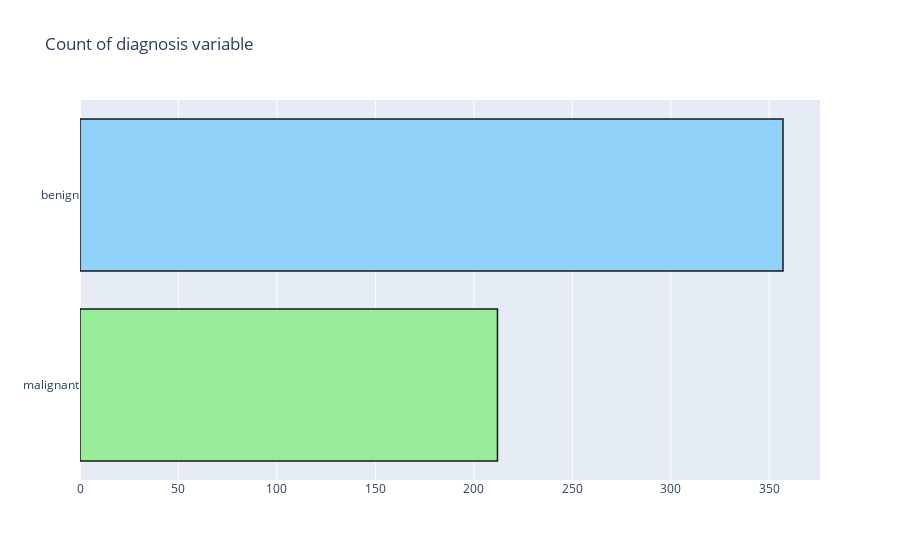

Write notebook code for a chart like this one.
### Code cell
trace = go.Bar(x = (len(M), len(B)), y = ['malignant', 'benign'], orientation = 'h', opacity = 0.9, marker=dict(
        color=[ 'lightgreen', 'lightskyblue'],
        line=dict(color='#000000',width=1.5)))

layout = dict(title =  'Count of diagnosis variable')
                    
fig = dict(data = [trace], layout=layout)
py.iplot(fig)

### Figure 1 — Plotly figure (JSON) as saved in the notebook; plotly's stock layout.template omitted (floating-point values rounded to 4 significant figures)
{"data": [{"marker": {"color": ["lightgreen", "lightskyblue"], "line": {"color": "#000000", "width": 1.5}}, "opacity": 0.9, "orientation": "h", "type": "bar", "x": [212, 357], "y": ["malignant", "benign"]}], "layout": {"title": {"text": "Count of diagnosis variable"}}}
